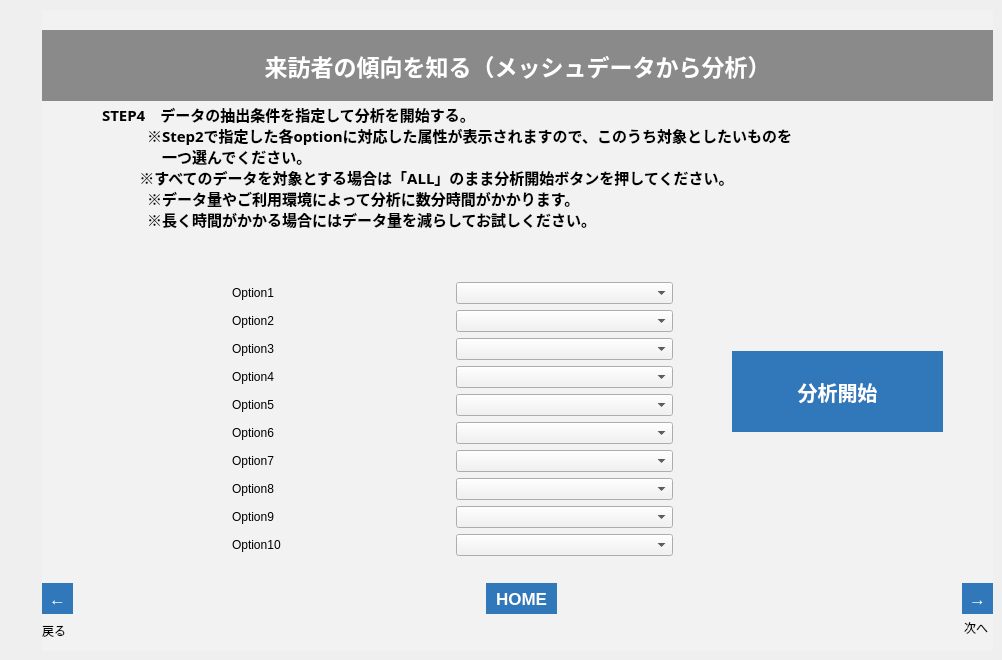
   <widget class="QWidget" name="tab_3">
    <attribute name="title">
     <string>001_5</string>
    </attribute>
    <widget class="QFrame" name="frame_24">
     <property name="geometry">
      <rect>
       <x>42</x>
       <y>10</y>
       <width>951</width>
       <height>641</height>
      </rect>
     </property>
     <property name="styleSheet">
      <string notr="true">background-color: rgb(242, 242, 242);</string>
     </property>
     <property name="frameShape">
      <enum>QFrame::NoFrame</enum>
     </property>
     <property name="frameShadow">
      <enum>QFrame::Plain</enum>
     </property>
     <property name="lineWidth">
      <number>0</number>
     </property>
     <widget class="QLabel" name="lbl_001_5_n">
      <property name="geometry">
       <rect>
        <x>922</x>
        <y>610</y>
        <width>31</width>
        <height>16</height>
       </rect>
      </property>
      <property name="text">
       <string>次へ</string>
      </property>
     </widget>
     <widget class="QLabel" name="label_73">
      <property name="geometry">
       <rect>
        <x>0</x>
        <y>610</y>
        <width>50</width>
        <height>21</height>
       </rect>
      </property>
      <property name="text">
       <string>戻る</string>
      </property>
     </widget>
     <widget class="QToolButton" name="btn_001_5_n">
      <property name="geometry">
       <rect>
        <x>920</x>
        <y>573</y>
        <width>31</width>
        <height>31</height>
       </rect>
      </property>
      <property name="font">
       <font>
        <pointsize>13</pointsize>
        <weight>75</weight>
        <bold>true</bold>
       </font>
      </property>
      <property name="styleSheet">
       <string notr="true">background-color: rgb(48,120,186);
color: rgb(255, 255, 255);
border: none;</string>
      </property>
      <property name="text">
       <string>→</string>
      </property>
     </widget>
     <widget class="QToolButton" name="btn_001_5_b">
      <property name="geometry">
       <rect>
        <x>0</x>
        <y>573</y>
        <width>31</width>
        <height>31</height>
       </rect>
      </property>
      <property name="font">
       <font>
        <pointsize>13</pointsize>
        <weight>75</weight>
        <bold>true</bold>
       </font>
      </property>
      <property name="styleSheet">
       <string notr="true">background-color: rgb(48,120,186);
color: rgb(255, 255, 255);
border: none;</string>
      </property>
      <property name="text">
       <string>←</string>
      </property>
     </widget>
     <widget class="QLabel" name="label_76">
      <property name="geometry">
       <rect>
        <x>0</x>
        <y>20</y>
        <width>951</width>
        <height>71</height>
       </rect>
      </property>
      <property name="font">
       <font>
        <family>游ゴシック</family>
        <pointsize>17</pointsize>
        <weight>75</weight>
        <bold>true</bold>
       </font>
      </property>
      <property name="styleSheet">
       <string notr="true">background-color: rgb(138, 138, 138);
color: rgb(255, 255, 255);</string>
      </property>
      <property name="text">
       <string>来訪者の傾向を知る（メッシュデータから分析）</string>
      </property>
      <property name="alignment">
       <set>Qt::AlignCenter</set>
      </property>
     </widget>
     <widget class="QLabel" name="lbl_001_7">
      <property name="geometry">
       <rect>
        <x>150</x>
        <y>420</y>
        <width>711</width>
        <height>61</height>
       </rect>
      </property>
      <property name="font">
       <font>
        <family>游ゴシック</family>
        <pointsize>11</pointsize>
        <weight>75</weight>
        <bold>true</bold>
       </font>
      </property>
      <property name="styleSheet">
       <string notr="true">border-color: rgb(220, 220, 220);</string>
      </property>
      <property name="frameShape">
       <enum>QFrame::Box</enum>
      </property>
      <property name="lineWidth">
       <number>0</number>
      </property>
      <property name="midLineWidth">
       <number>0</number>
      </property>
      <property name="text">
       <string/>
      </property>
      <property name="alignment">
       <set>Qt::AlignLeading|Qt::AlignLeft|Qt::AlignVCenter</set>
      </property>
     </widget>
     <widget class="QLabel" name="label_41">
      <property name="geometry">
       <rect>
        <x>60</x>
        <y>93</y>
        <width>871</width>
        <height>181</height>
       </rect>
      </property>
      <property name="font">
       <font>
        <family>游ゴシック</family>
        <pointsize>11</pointsize>
        <weight>75</weight>
        <bold>true</bold>
       </font>
      </property>
      <property name="styleSheet">
       <string notr="true">border-color: rgb(220, 220, 220);</string>
      </property>
      <property name="frameShape">
       <enum>QFrame::Box</enum>
      </property>
      <property name="lineWidth">
       <number>0</number>
      </property>
      <property name="midLineWidth">
       <number>0</number>
      </property>
      <property name="text">
       <string>STEP4　データの抽出条件を指定して分析を開始する。
　　　※Step2で指定した各optionに対応した属性が表示されますので、このうち対象としたいものを　
　　　　一つ選んでください。
           ※すべてのデータを対象とする場合は「ALL」のまま分析開始ボタンを押してください。　　
　　　※データ量やご利用環境によって分析に数分時間がかかります。
　　　※長く時間がかかる場合にはデータ量を減らしてお試しください。
</string>
      </property>
      <property name="alignment">
       <set>Qt::AlignLeading|Qt::AlignLeft|Qt::AlignTop</set>
      </property>
     </widget>
     <widget class="QToolButton" name="btn_home_5">
      <property name="geometry">
       <rect>
        <x>444</x>
        <y>573</y>
        <width>71</width>
        <height>31</height>
       </rect>
      </property>
      <property name="font">
       <font>
        <pointsize>13</pointsize>
        <weight>75</weight>
        <bold>true</bold>
       </font>
      </property>
      <property name="styleSheet">
       <string notr="true">background-color: rgb(48,120,186);
color: rgb(255, 255, 255);
border: none;</string>
      </property>
      <property name="text">
       <string>HOME</string>
      </property>
     </widget>
     <widget class="QWidget" name="layoutWidget_2">
      <property name="geometry">
       <rect>
        <x>190</x>
        <y>272</y>
        <width>441</width>
        <height>281</height>
       </rect>
      </property>
      <layout class="QGridLayout" name="gridLayout">
       <item row="3" column="1">
        <widget class="QComboBox" name="cmb_option4">
         <property name="styleSheet">
          <string notr="true">selection-background-color: rgb(143, 201, 247);</string>
         </property>
        </widget>
       </item>
       <item row="5" column="0">
        <widget class="QLabel" name="lbl_option6">
         <property name="text">
          <string>Option6</string>
         </property>
        </widget>
       </item>
       <item row="6" column="0">
        <widget class="QLabel" name="lbl_option7">
         <property name="text">
          <string>Option7</string>
         </property>
        </widget>
       </item>
       <item row="4" column="1">
        <widget class="QComboBox" name="cmb_option5">
         <property name="styleSheet">
          <string notr="true">selection-background-color: rgb(143, 201, 247);</string>
         </property>
        </widget>
       </item>
       <item row="1" column="1">
        <widget class="QComboBox" name="cmb_option2">
         <property name="styleSheet">
          <string notr="true">selection-background-color: rgb(143, 201, 247);</string>
         </property>
        </widget>
       </item>
       <item row="3" column="0">
        <widget class="QLabel" name="lbl_option4">
         <property name="text">
          <string>Option4</string>
         </property>
        </widget>
       </item>
       <item row="8" column="0">
        <widget class="QLabel" name="lbl_option9">
         <property name="text">
          <string>Option9</string>
         </property>
        </widget>
       </item>
       <item row="9" column="1">
        <widget class="QComboBox" name="cmb_option10">
         <property name="styleSheet">
          <string notr="true">selection-background-color: rgb(143, 201, 247);</string>
         </property>
        </widget>
       </item>
       <item row="2" column="0">
        <widget class="QLabel" name="lbl_option3">
         <property name="text">
          <string>Option3</string>
         </property>
        </widget>
       </item>
       <item row="1" column="0">
        <widget class="QLabel" name="lbl_option2">
         <property name="text">
          <string>Option2</string>
         </property>
        </widget>
       </item>
       <item row="9" column="0">
        <widget class="QLabel" name="lbl_option10">
         <property name="text">
          <string>Option10</string>
         </property>
        </widget>
       </item>
       <item row="5" column="1">
        <widget class="QComboBox" name="cmb_option6">
         <property name="styleSheet">
          <string notr="true">selection-background-color: rgb(143, 201, 247);</string>
         </property>
        </widget>
       </item>
       <item row="0" column="1">
        <widget class="QComboBox" name="cmb_option1">
         <property name="styleSheet">
          <string notr="true">selection-background-color: rgb(143, 201, 247);</string>
         </property>
        </widget>
       </item>
       <item row="6" column="1">
        <widget class="QComboBox" name="cmb_option7">
         <property name="styleSheet">
          <string notr="true">selection-background-color: rgb(143, 201, 247);</string>
         </property>
        </widget>
       </item>
       <item row="4" column="0">
        <widget class="QLabel" name="lbl_option5">
         <property name="text">
          <string>Option5</string>
         </property>
        </widget>
       </item>
       <item row="2" column="1">
        <widget class="QComboBox" name="cmb_option3">
         <property name="styleSheet">
          <string notr="true">selection-background-color: rgb(143, 201, 247);</string>
         </property>
        </widget>
       </item>
       <item row="7" column="0">
        <widget class="QLabel" name="lbl_option8">
         <property name="text">
          <string>Option8</string>
         </property>
        </widget>
       </item>
       <item row="8" column="1">
        <widget class="QComboBox" name="cmb_option9">
         <property name="styleSheet">
          <string notr="true">selection-background-color: rgb(143, 201, 247);</string>
         </property>
        </widget>
       </item>
       <item row="0" column="0">
        <widget class="QLabel" name="lbl_option1">
         <property name="text">
          <string>Option1</string>
         </property>
        </widget>
       </item>
       <item row="7" column="1">
        <widget class="QComboBox" name="cmb_option8">
         <property name="styleSheet">
          <string notr="true">selection-background-color: rgb(143, 201, 247);</string>
         </property>
        </widget>
       </item>
      </layout>
     </widget>
     <widget class="QPushButton" name="btn_web_001">
      <property name="geometry">
       <rect>
        <x>690</x>
        <y>341</y>
        <width>211</width>
        <height>81</height>
       </rect>
      </property>
      <property name="font">
       <font>
        <family>游ゴシック</family>
        <pointsize>15</pointsize>
        <weight>75</weight>
        <bold>true</bold>
       </font>
      </property>
      <property name="autoFillBackground">
       <bool>false</bool>
      </property>
      <property name="styleSheet">
       <string notr="true">background-color: rgb(48,120,186);
color: rgb(255, 255, 255);
border: none;</string>
      </property>
      <property name="text">
       <string>分析開始</string>
      </property>
     </widget>
     <widget class="QLabel" name="lbl_001_5">
      <property name="geometry">
       <rect>
        <x>730</x>
        <y>460</y>
        <width>91</width>
        <height>31</height>
       </rect>
      </property>
      <property name="font">
       <font>
        <pointsize>16</pointsize>
        <weight>75</weight>
        <bold>true</bold>
       </font>
      </property>
      <property name="styleSheet">
       <string notr="true">border-color: rgb(220, 220, 220);
color: rgb(255, 0, 0);</string>
      </property>
      <property name="frameShape">
       <enum>QFrame::Box</enum>
      </property>
      <property name="lineWidth">
       <number>0</number>
      </property>
      <property name="midLineWidth">
       <number>0</number>
      </property>
      <property name="text">
       <string/>
      </property>
      <property name="alignment">
       <set>Qt::AlignLeading|Qt::AlignLeft|Qt::AlignVCenter</set>
      </property>
     </widget>
    </widget>
   </widget>
